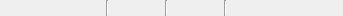
<?xml version="1.0" encoding="UTF-8"?>
<ui version="4.0">
 <class>StatusBarPanel</class>
 <widget class="QWidget" name="StatusBarPanel">
  <property name="geometry">
   <rect>
    <x>0</x>
    <y>0</y>
    <width>343</width>
    <height>16</height>
   </rect>
  </property>
  <property name="windowTitle">
   <string>Form</string>
  </property>
  <layout class="QHBoxLayout" name="horizontalLayout">
   <property name="leftMargin">
    <number>0</number>
   </property>
   <property name="topMargin">
    <number>0</number>
   </property>
   <property name="rightMargin">
    <number>0</number>
   </property>
   <property name="bottomMargin">
    <number>0</number>
   </property>
   <item>
    <widget class="QLabel" name="mousePosLabel">
     <property name="sizePolicy">
      <sizepolicy hsizetype="Preferred" vsizetype="Minimum">
       <horstretch>0</horstretch>
       <verstretch>0</verstretch>
      </sizepolicy>
     </property>
     <property name="minimumSize">
      <size>
       <width>100</width>
       <height>0</height>
      </size>
     </property>
     <property name="toolTip">
      <string>Mouse position.</string>
     </property>
     <property name="statusTip">
      <string>Mouse position relative to page.</string>
     </property>
     <property name="alignment">
      <set>Qt::AlignRight|Qt::AlignTrailing|Qt::AlignVCenter</set>
     </property>
    </widget>
   </item>
   <item>
    <widget class="Line" name="mousePosLine">
     <property name="orientation">
      <enum>Qt::Vertical</enum>
     </property>
    </widget>
   </item>
   <item>
    <widget class="QLabel" name="physSizeLabel">
     <property name="sizePolicy">
      <sizepolicy hsizetype="Preferred" vsizetype="Minimum">
       <horstretch>0</horstretch>
       <verstretch>0</verstretch>
      </sizepolicy>
     </property>
     <property name="minimumSize">
      <size>
       <width>31</width>
       <height>0</height>
      </size>
     </property>
     <property name="toolTip">
      <string>Physical size.</string>
     </property>
     <property name="statusTip">
      <string>Physical size of image.</string>
     </property>
     <property name="alignment">
      <set>Qt::AlignCenter</set>
     </property>
     <property name="textInteractionFlags">
      <set>Qt::LinksAccessibleByMouse|Qt::TextSelectableByMouse</set>
     </property>
    </widget>
   </item>
   <item>
    <widget class="Line" name="physSizeLine">
     <property name="orientation">
      <enum>Qt::Vertical</enum>
     </property>
    </widget>
   </item>
   <item>
    <widget class="QLabel" name="pageNoLabel">
     <property name="sizePolicy">
      <sizepolicy hsizetype="Preferred" vsizetype="Minimum">
       <horstretch>0</horstretch>
       <verstretch>0</verstretch>
      </sizepolicy>
     </property>
     <property name="minimumSize">
      <size>
       <width>31</width>
       <height>0</height>
      </size>
     </property>
     <property name="toolTip">
      <string>Page number.</string>
     </property>
     <property name="statusTip">
      <string>Position of the selected page in current order.</string>
     </property>
     <property name="alignment">
      <set>Qt::AlignCenter</set>
     </property>
     <property name="textInteractionFlags">
      <set>Qt::LinksAccessibleByMouse</set>
     </property>
    </widget>
   </item>
   <item>
    <widget class="Line" name="pageInfoLine">
     <property name="orientation">
      <enum>Qt::Vertical</enum>
     </property>
    </widget>
   </item>
   <item>
    <widget class="QLabel" name="pageInfo">
     <property name="sizePolicy">
      <sizepolicy hsizetype="Preferred" vsizetype="Minimum">
       <horstretch>0</horstretch>
       <verstretch>0</verstretch>
      </sizepolicy>
     </property>
     <property name="minimumSize">
      <size>
       <width>100</width>
       <height>0</height>
      </size>
     </property>
     <property name="toolTip">
      <string>Page information.</string>
     </property>
     <property name="statusTip">
      <string>Page name and type.</string>
     </property>
     <property name="text">
      <string/>
     </property>
     <property name="alignment">
      <set>Qt::AlignCenter</set>
     </property>
    </widget>
   </item>
   <item>
    <spacer name="horizontalSpacer_2">
     <property name="orientation">
      <enum>Qt::Horizontal</enum>
     </property>
     <property name="sizeType">
      <enum>QSizePolicy::Fixed</enum>
     </property>
     <property name="sizeHint" stdset="0">
      <size>
       <width>10</width>
       <height>0</height>
      </size>
     </property>
    </spacer>
   </item>
  </layout>
 </widget>
 <resources/>
 <connections/>
</ui>
